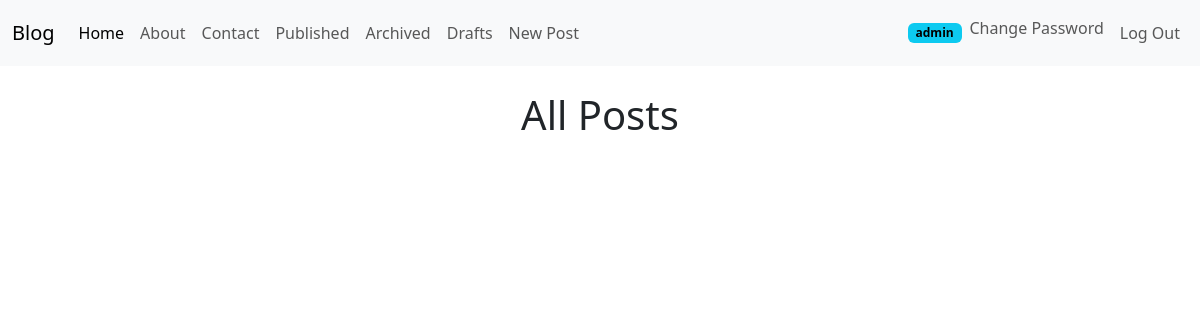
The app's page /posts/archived/ (signed in), older data.
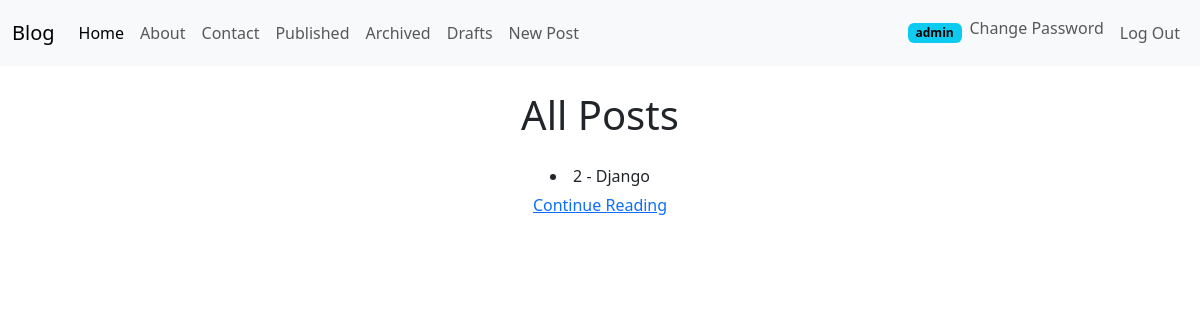
The same page, newer data.
### posts/models.py (models this page shows)
class Post(models.Model):  # OOP  Object Oriented Programming: Where everything is stored in an object named Post. This object makes a reference to some memory address.
    title = models.CharField(max_length=128)  # similar to strings (There is no limit to max_length value.) This the leftmost column of a table in an SQL (relational) database.
    subtitle = models.CharField(max_length=256)  # similar to strings-- each attribute has its own data type specified.
    body = models.TextField() # similar to strings
    created_on = models.DateTimeField(auto_now_add=True) # date / datetime
    author = models.ForeignKey(get_user_model(), on_delete=models.CASCADE) # user data type--it means that it's making reference to another model (user). Since author will be making reference to a different table, we need to use a FK. The FK method requires two parameters: the model we want to refer to, the on_delete option--one of two options==the other option is DO_NOTHING (in case the author we are referring to gets deleted for some reason, all of their files also get deleted).
    status= models.ForeignKey(Status, on_delete=models.DO_NOTHING) # This method receives two parameters: the first represents the relationship with another model/table, and the second has to do with the case that record (row data) is removed from the other table.

### posts/views.py (the view)
# urls.py: path("archived/", PostArchivedListView.as_view(), name="post_archived"),
class PostArchivedListView(ListView): #This inherits from the generic class--ListView
    template_name = "posts/list.html"  #Here, we use the same value as the generic/parent class.
    archived_status = Status.objects.get(name="archived")  #This means ???  But it needs to placed before queryset.
    context_object_name = "posts"      #Here, we use the same value as the generic/parent class.
    queryset = Post.objects.filter(status=archived_status).order_by("created_on").reverse() #Note: Some of these attributes listed here in this class-based view need to be placed before others, otherwise there will be issues.

### templates/posts/list.html (shortened to what this page needs)
{% extends 'base.html' %}
{% load static %}
{% block css %}
    <link rel="stylesheet" href="{% static 'css/list.css' %}">
{% endblock %}
{% block content %}
    <h1>All Posts</h1>
    <div>
        <ul>
            {% for post in posts %}
                <li>{{post.id}} - {{post.title}}</li>
                <a href="{% url 'post_detail' post.id %}">Continue Reading</a>
            {% endfor %}
        </ul>
    </div>
{% endblock %}

Row changes from the older to the newer data that the page shows:
now on this page (row edited): Post: id "2", title "Django"
